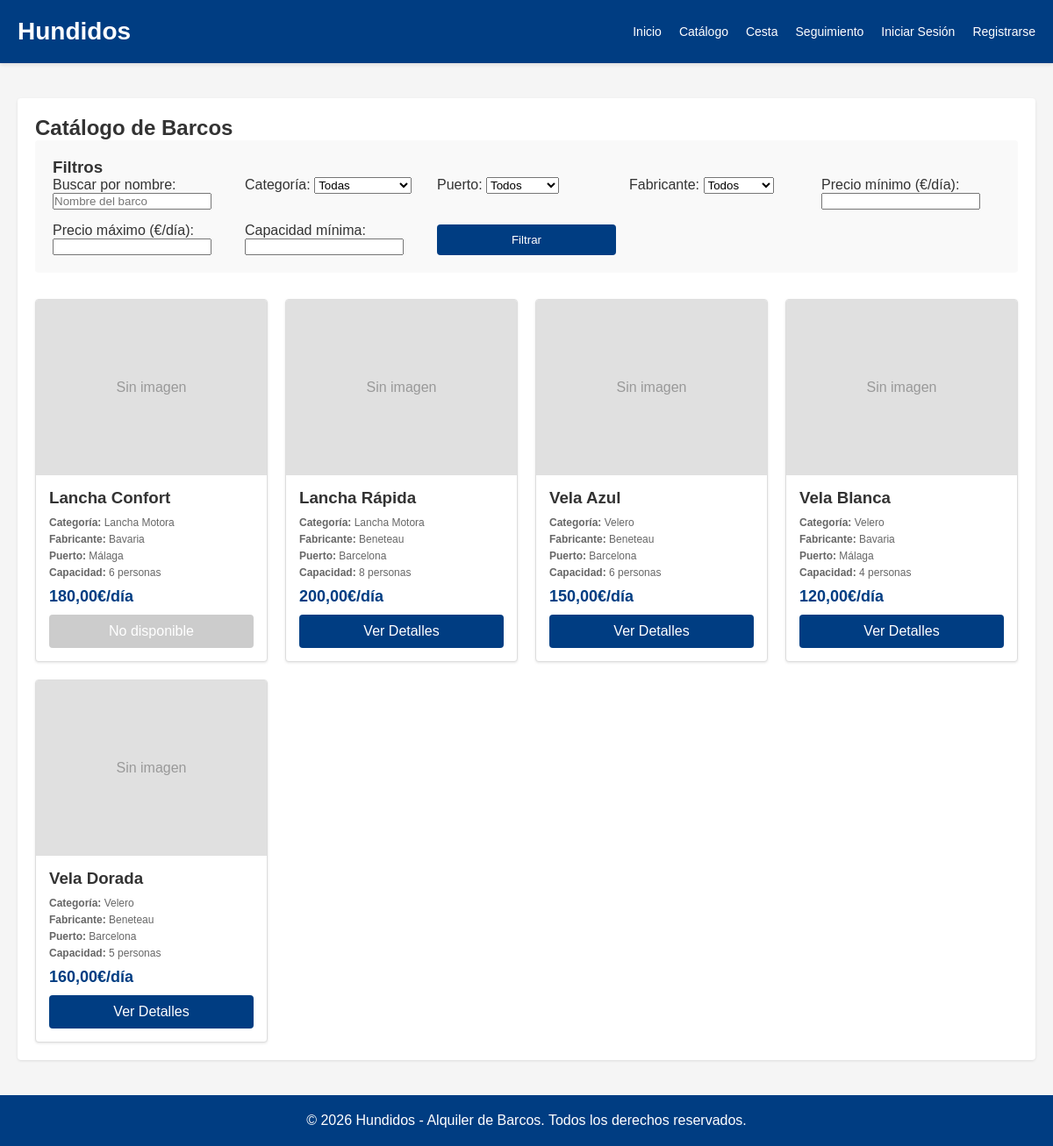
The app's page /barcos/ with its own data.
### catalog/models.py (models this page shows, shortened)
class Barco(models.Model):
    nombre = models.CharField(max_length=120)
    categoria = models.ForeignKey(Categoria, on_delete=models.PROTECT)
    puerto = models.ForeignKey(Puerto, on_delete=models.PROTECT)
    fabricante = models.ForeignKey(Fabricante, on_delete=models.PROTECT)
    precio_dia = models.DecimalField(max_digits=8, decimal_places=2)
    capacidad = models.PositiveIntegerField()
    imagen = models.ImageField(upload_to='barcos/', blank=True, null=True)
    descripcion = models.TextField(blank=True)
    disponible = models.BooleanField(default=True)
    created_at = models.DateTimeField(auto_now_add=True)
    updated_at = models.DateTimeField(auto_now=True)
    class Meta:
        verbose_name_plural = 'Barcos'

class Categoria(models.Model):
    nombre = models.CharField(max_length=120, unique=True)
    descripcion = models.TextField(blank=True)
    class Meta:
        verbose_name_plural = 'Categorías'

class Fabricante(models.Model):
    nombre = models.CharField(max_length=120, unique=True)
    pais = models.CharField(max_length=120, blank=True)
    class Meta:
        verbose_name_plural = 'Fabricantes'

class Puerto(models.Model):
    nombre = models.CharField(max_length=120, unique=True)
    ubicacion = models.CharField(max_length=200, blank=True)
    class Meta:
        verbose_name_plural = 'Puertos'

### catalog/views.py (the view)
# urls.py: path('barcos/', views.BarcoListView.as_view(), name='barco_list'),
class BarcoListView(ListView):
    model = Barco
    template_name = 'catalog/list.html'
    context_object_name = 'barcos'
    paginate_by = 12
    def get_queryset(self):
        queryset = Barco.objects.all()
        search = self.request.GET.get('search', '')
        if search:
            queryset = queryset.filter(Q(nombre__icontains=search) | Q(descripcion__icontains=search))
        categoria_id = self.request.GET.get('categoria', '')
        if categoria_id:
            queryset = queryset.filter(categoria_id=categoria_id)
        puerto_id = self.request.GET.get('puerto', '')
        if puerto_id:
            queryset = queryset.filter(puerto_id=puerto_id)
        fabricante_id = self.request.GET.get('fabricante', '')
        if fabricante_id:
            queryset = queryset.filter(fabricante_id=fabricante_id)
        precio_min = self.request.GET.get('precio_min', '')
        precio_max = self.request.GET.get('precio_max', '')
        if precio_min:
            try:
                queryset = queryset.filter(precio_dia__gte=float(precio_min))
            except ValueError:
                pass
        if precio_max:
            try:
                queryset = queryset.filter(precio_dia__lte=float(precio_max))
            except ValueError:
                pass
        capacidad_min = self.request.GET.get('capacidad_min', '')
        if capacidad_min:
            try:
                queryset = queryset.filter(capacidad__gte=int(capacidad_min))
            except ValueError:
                pass
        return queryset.order_by('nombre')
    def get_context_data(self, **kwargs):
        context = super().get_context_data(**kwargs)
        context['categorias'] = Categoria.objects.all()
        context['puertos'] = Puerto.objects.all()
        context['fabricantes'] = Fabricante.objects.all()
        context['search'] = self.request.GET.get('search', '')
        context['categoria_id'] = self.request.GET.get('categoria', '')
        context['puerto_id'] = self.request.GET.get('puerto', '')
        context['fabricante_id'] = self.request.GET.get('fabricante', '')
        context['precio_min'] = self.request.GET.get('precio_min', '')
        context['precio_max'] = self.request.GET.get('precio_max', '')
        context['capacidad_min'] = self.request.GET.get('capacidad_min', '')
        return context

### templates/catalog/list.html (shortened to what this page needs)
{% extends 'base.html' %}
{% block content %}
<div class="container">
    <h2>Catálogo de Barcos</h2>
    <div style="background-color: #f9f9f9; padding: 20px; border-radius: 4px; margin-bottom: 30px;">
        <h3>Filtros</h3>
        <form method="get" style="display: grid; grid-template-columns: repeat(auto-fit, minmax(200px, 1fr)); gap: 15px;">
            <div>
                <label for="search">Buscar por nombre:</label>
                <input type="text" name="search" id="search" value="{{ search }}" placeholder="Nombre del barco">
            </div>
            <div>
                <label for="categoria">Categoría:</label>
                <select name="categoria" id="categoria">
                    <option value="">Todas</option>
                </select>
            </div>
            <div>
                <label for="puerto">Puerto:</label>
                <select name="puerto" id="puerto">
                    <option value="">Todos</option>
                </select>
            </div>
            <div>
                <label for="fabricante">Fabricante:</label>
                <select name="fabricante" id="fabricante">
                    <option value="">Todos</option>
                </select>
            </div>
            <div>
                <label for="precio_min">Precio mínimo (€/día):</label>
                <input type="number" name="precio_min" id="precio_min" value="{{ precio_min }}" step="0.01">
            </div>
            <div>
                <label for="precio_max">Precio máximo (€/día):</label>
                <input type="number" name="precio_max" id="precio_max" value="{{ precio_max }}" step="0.01">
            </div>
            <div>
                <label for="capacidad_min">Capacidad mínima:</label>
                <input type="number" name="capacidad_min" id="capacidad_min" value="{{ capacidad_min }}">
            </div>
            <div style="display: flex; align-items: flex-end;">
                <button type="submit" style="background-color: #003d82; color: white; padding: 10px 20px; border: none; border-radius: 4px; cursor: pointer; width: 100%;">Filtrar</button>
            </div>
        </form>
    </div>
    {% if barcos %}
        <div style="display: grid; grid-template-columns: repeat(auto-fill, minmax(250px, 1fr)); gap: 20px;">
            {% for barco in barcos %}
                <div style="background-color: white; border: 1px solid #ddd; border-radius: 4px; overflow: hidden; box-shadow: 0 1px 3px rgba(0,0,0,0.1);">
                    {% if barco.imagen %}
                        <img src="{{ barco.imagen.url }}" alt="{{ barco.nombre }}" style="width: 100%; height: 200px; object-fit: cover;">
                    {% else %}
                        <div style="width: 100%; height: 200px; background-color: #e0e0e0; display: flex; align-items: center; justify-content: center; color: #999;">Sin imagen</div>
                    {% endif %}
                    <div style="padding: 15px;">
                        <h3 style="margin: 0 0 10px 0;">{{ barco.nombre }}</h3>
                        <p style="margin: 5px 0; font-size: 12px; color: #666;">
                            <strong>Categoría:</strong> {{ barco.categoria.nombre }}
                        </p>
                        <p style="margin: 5px 0; font-size: 12px; color: #666;">
                            <strong>Fabricante:</strong> {{ barco.fabricante.nombre }}
                        </p>
                        <p style="margin: 5px 0; font-size: 12px; color: #666;">
                            <strong>Puerto:</strong> {{ barco.puerto.nombre }}
                        </p>
                        <p style="margin: 5px 0; font-size: 12px; color: #666;">
                            <strong>Capacidad:</strong> {{ barco.capacidad }} personas
                        </p>
                        <p style="margin: 10px 0; font-size: 18px; color: #003d82; font-weight: bold;">
                            {{ barco.precio_dia }}€/día
                        </p>
                        {% if barco.disponible %}
                            <a href="{% url 'catalog:barco_detail' barco.id %}" style="background-color: #003d82; color: white; padding: 10px; border-radius: 4px; text-decoration: none; display: block; text-align: center;">Ver Detalles</a>
                        {% else %}
                            <div style="background-color: #ccc; color: white; padding: 10px; border-radius: 4px; text-align: center;">No disponible</div>
                        {% endif %}
                    </div>
                </div>
            {% endfor %}
        </div>
    {% else %}
        <p>No hay barcos disponibles con los filtros seleccionados.</p>
    {% endif %}
</div>
{% endblock %}

### templates/base.html (shortened to what this page needs)
<!DOCTYPE html>
<html lang="es">
<head>
</head>
<body>
    <header>
        <nav>
            <h1>Hundidos</h1>
            <ul>
                <li><a href="{% url 'home' %}">Inicio</a></li>
                <li><a href="{% url 'catalog:barco_list' %}">Catálogo</a></li>
                <li><a href="{% url 'reservations:cart' %}">Cesta</a></li>
                <li><a href="{% url 'tracking:search' %}">Seguimiento</a></li>
                {% if user.is_authenticated %}
                    <li><a href="{% url 'tracking:my_reservations' %}">Mis Reservas</a></li>
                    <li><a href="{% url 'accounts:profile' %}">Perfil</a></li>
                    <li><a href="{% url 'accounts:logout' %}">Salir</a></li>
                    {% if user.is_staff %}
                        <li><a href="{% url 'admin_panel:dashboard' %}">Panel Admin</a></li>
                    {% endif %}
                {% else %}
                    <li><a href="{% url 'accounts:login' %}">Iniciar Sesión</a></li>
                    <li><a href="{% url 'accounts:register' %}">Registrarse</a></li>
                {% endif %}
            </ul>
        </nav>
    </header>
    <main>
        {% block content %}{% endblock %}
    </main>
    <footer>
        <p>&copy; 2026 Hundidos - Alquiler de Barcos. Todos los derechos reservados.</p>
    </footer>
</body>
</html>

### templates/base.html (style rules this page uses)
* { margin: 0; padding: 0; box-sizing: border-box; }
body { font-family: Arial, sans-serif; background-color: #f5f5f5; color: #333; }
header { background-color: #003d82; color: white; padding: 20px 0; box-shadow: 0 2px 4px rgba(0,0,0,0.1); }
header nav { max-width: 1200px; margin: 0 auto; display: flex; justify-content: space-between; align-items: center; padding: 0 20px; }
header h1 { font-size: 28px; }
header nav ul { list-style: none; display: flex; gap: 20px; }
header nav a { color: white; text-decoration: none; font-size: 14px; }
main { max-width: 1200px; margin: 40px auto; padding: 0 20px; }
footer { background-color: #003d82; color: white; text-align: center; padding: 20px; margin-top: 40px; }
.container { background-color: white; padding: 20px; border-radius: 4px; box-shadow: 0 1px 3px rgba(0,0,0,0.1); }

### records on screen
Barco: imagen "Sin imagen", nombre "Lancha Confort", categoria.nombre "Lancha Motora", fabricante.nombre "Bavaria", puerto.nombre "Málaga", capacidad "6", precio_dia "180,00", disponible "No disponible"
Barco: imagen "Sin imagen", nombre "Lancha Rápida", categoria.nombre "Lancha Motora", fabricante.nombre "Beneteau", puerto.nombre "Barcelona", capacidad "8", precio_dia "200,00", disponible "Ver Detalles"
Barco: imagen "Sin imagen", nombre "Vela Azul", categoria.nombre "Velero", fabricante.nombre "Beneteau", puerto.nombre "Barcelona", capacidad "6", precio_dia "150,00", disponible "Ver Detalles"
Barco: imagen "Sin imagen", nombre "Vela Blanca", categoria.nombre "Velero", fabricante.nombre "Bavaria", puerto.nombre "Málaga", capacidad "4", precio_dia "120,00", disponible "Ver Detalles"
Barco: imagen "Sin imagen", nombre "Vela Dorada", categoria.nombre "Velero", fabricante.nombre "Beneteau", puerto.nombre "Barcelona", capacidad "5", precio_dia "160,00", disponible "Ver Detalles"
